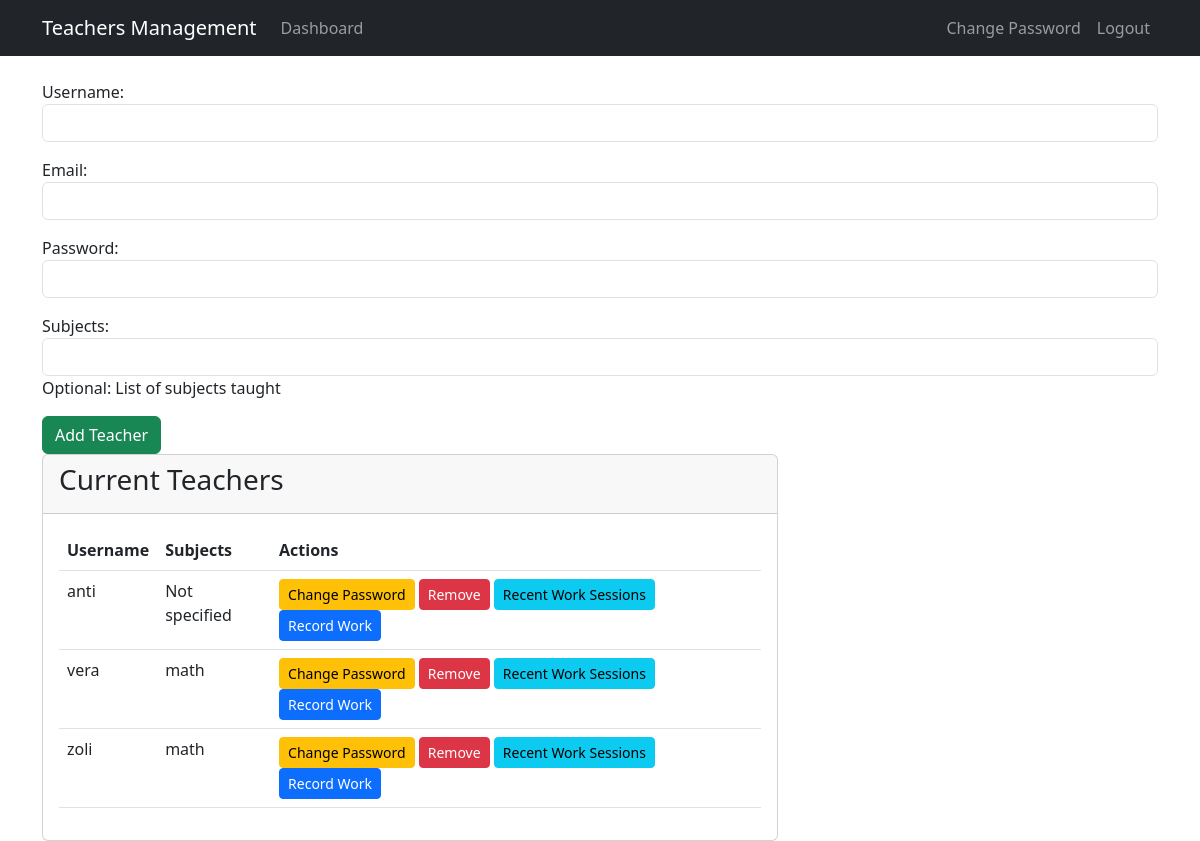
/dashboard/superuser/manage-teachers/ (signed in), run on the app's committed database.
### teachers_app/models.py (models this page shows)
class Teacher(models.Model):
    user = models.OneToOneField(CustomUser, on_delete=models.CASCADE)
    subjects = models.CharField(max_length=200, blank=True, help_text="Optional: List of subjects taught")
    def __str__(self):
        return f"{self.user.username} - {self.subjects}" if self.subjects else self.user.username

class CustomUser(AbstractUser):
    is_teacher = models.BooleanField(default=False)
    is_inspector = models.BooleanField(default=False)
    is_superuser = models.BooleanField(default=False)

### teachers_app/views.py (the view)
# urls.py: path('superuser/manage-teachers/', views.manage_teachers, name='manage_teachers'),
@login_required
@user_passes_test(lambda u: u.is_superuser)
def manage_teachers(request):
    if request.method == "POST":
        form = AddTeacherForm(request.POST)
        if form.is_valid():
            user = CustomUser.objects.create_user(
                username=form.cleaned_data['username'],
                email=form.cleaned_data['email'],
                password=form.cleaned_data['password'],
                is_teacher=True
            )
            Teacher.objects.create(
                user=user,
                subjects=form.cleaned_data['subjects']
            )
            messages.success(request, f'Teacher {user.username} was successfully added!')
            return redirect('manage_teachers')
        else:
            messages.error(request, 'Please correct the errors below.')
            print("Form errors:", form.errors)  # Debug: Print form errors
    else:
        form = AddTeacherForm()
    teachers = Teacher.objects.all()
    print(f"Teachers in view: {teachers}")  # Debug: Print teachers in the view
    context = {
        'form': form,
        'teachers': teachers,
    }
    return render(request, 'superuser/manage_teachers.html', context)

### teachers_app/forms.py (shortened to what this page needs)
class AddTeacherForm(forms.Form):
    username = forms.CharField(
        max_length=150,
        required=True,
        label="Username",
        widget=forms.TextInput(attrs={"class": "form-control"})
    )
    email = forms.EmailField(
        required=True,
        label="Email",
        widget=forms.EmailInput(attrs={"class": "form-control"})
    )
    password = forms.CharField(
        required=True,
        label="Password",
        widget=forms.PasswordInput(attrs={"class": "form-control"})
    )
    subjects = forms.CharField(
        max_length=200,
        required=False,
        label="Subjects",
        widget=forms.TextInput(attrs={"class": "form-control"}),
        help_text="Optional: List of subjects taught"
    )

### templates/superuser/manage_teachers.html (shortened to what this page needs)
{% extends 'base.html' %}
{% block content %}
<div class="row">
    <form method="post" action="">
        {{ form.as_p }}
        <button type="submit" class="btn btn-success">Add Teacher</button>
    </form>
    <div class="col-md-8">
        <div class="card">
            <div class="card-header">
                <h3>Current Teachers</h3>
            </div>
            <div class="card-body">
                {% if teachers %}
                <div class="table-responsive">
                    <table class="table">
                        <thead>
                        <tr>
                            <th>Username</th>
                            <th>Subjects</th>
                            <th>Actions</th>
                        </tr>
                        </thead>
                        <tbody>
                        {% for teacher in teachers %}
                        <tr>
                            <td>{{ teacher.user.username }}</td>
                            <td>{{ teacher.subjects|default:"Not specified" }}</td>
                            <td>
                                <a href="{% url 'change_teacher_password' teacher.id %}" class="btn btn-warning btn-sm">Change Password</a>
                                <a href="{% url 'remove_teacher' teacher.id %}" class="btn btn-danger btn-sm" onclick="return confirm('Are you sure you want to remove this teacher?')">Remove</a>
                                <a href="{% url 'recent_work_sessions' teacher.id %}" class="btn btn-info btn-sm">
                                    Recent Work Sessions
                                </a>
                                <a href="{% url 'record_work_with_teacher' teacher.id %}"
                                   class="btn btn-primary btn-sm">Record Work</a>
                            </td>
                        </tr>
                        {% endfor %}
                        </tbody>
                    </table>
                </div>
                {% else %}
                <p>No teachers found.</p>
                {% endif %}
            </div>
        </div>
    </div>
</div>
{% endblock %}

### data on the page
Teacher: user.username "anti", subjects "Not specified"
Teacher: user.username "vera", subjects "math"
Teacher: user.username "zoli", subjects "math"
